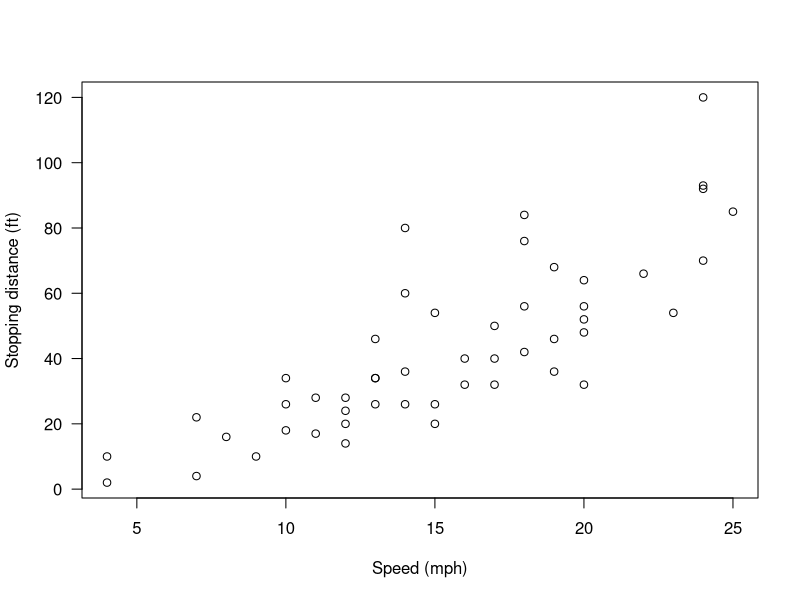

Source code (R):

attach(cars)

## show the data
##>>>ST:Table(Label="Show Data", Frequency="Always", Type="Default")
head(cars,n=10)
##<<<

## number of observations
##>>>ST:Value(Label="Num Obs", Frequency="Always", Type="Default")
nrow(cars)
##<<<

## the average speed
##>>>ST:Value(Label="Average Speed", Frequency="Always", Type="Default")
mean(cars$speed)
##<<<

##>>>ST:Value(Label="var", Frequency="Always", Type="Numeric", Decimals=2, Thousands=False)
var(cars$speed)
##<<<

## a plot looking at the relationship between speed and stopping distance
## will store plot in the user's working directory for R
##>>>ST:Figure(Label="Speed by Distance", Frequency="Always")
pdf(paste(getwd(), "/StatTag R plot.pdf", sep = ""), height = 5, width = 5)
plot(speed, dist, xlab = "Speed (mph)", ylab = "Stopping distance (ft)", las = 1)
dev.off()
##<<<

## a model for the linear relationship between distance and speed
model <- lm(dist ~ speed, data = cars)

summary(model)
##>>>ST:Verbatim(Label="Regression Model", Frequency="Always")
print(summary(model))
##<<<
